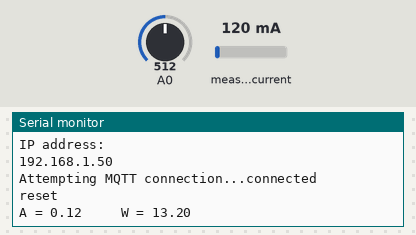
Simulated run of this sketch. Board: ESP8266 (NodeMCU). Parts: the last lines printed to the serial monitor. Inputs (shaded band) come from the test bench; at power-on: measured current 120 mA, A0 = 512. WiFi joins after 1.5 s; servers stay silent unless stated; network time is answered at once with the bench clock; the local clock reads 2024-03-15 10:24:30 at power-on unless the sketch sets it; no MQTT or app messages arrive unless stated.

Above: at 4.7 s.
4.8 s: measured current set to 40 mA
At 5.9 s:
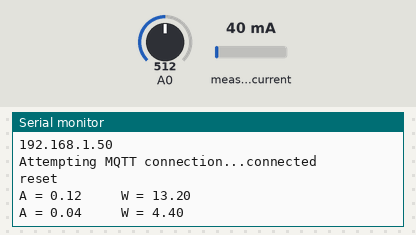
6.4 s: measured current set to 500 mA
At 7.8 s:
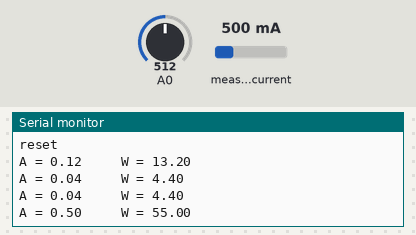
Timing chart, 0 to 9.4 s (numbered marks = the images above; inputs shaded):
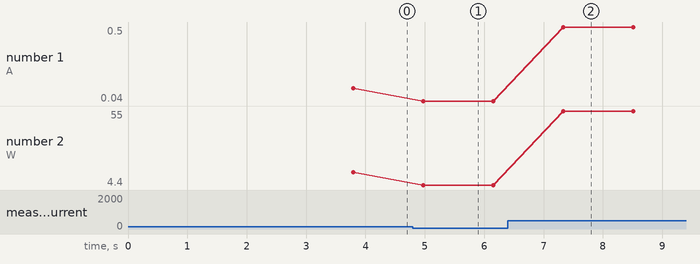

Measured:
- after the input at 4.8 s, the serial monitor: prints a new line after 0.17 s (image 1)
- after the input at 6.4 s, the serial monitor: prints a new line after 0.93 s (image 2)
- plotted number 1: 0.12 → 0.04 after the input at 4.8 s, 0.04 → 0.5 after the input at 6.4 s
- plotted number 2: 13.2 → 4.4 after the input at 4.8 s, 4.4 → 55 after the input at 6.4 s

The sketch:

publisherSensorSCT0013.ino
```cpp
#include <EmonLib.h>
#include <NTPClient.h>
#include <LiquidCrystal.h>
#include <ESP8266WiFi.h>
#include <PubSubClient.h>
#include <ArduinoJson.h>
#include <WiFiUdp.h>


//Time variables
const long utcOffsetInSeconds = 3600;
WiFiUDP ntpUDP;
NTPClient timeClient(ntpUDP, "pool.ntp.org", utcOffsetInSeconds);

//MQTT variables
const char mqtt_user[16] = "user";
const char* mqtt_pass = "pass";
const char* mqtt_server = "o5018d87.en.emqx.cloud";
const char* publish_power = "power";
const char* publish_current = "current";
const char* reset_topic = "reset";

WiFiClient espClient;
PubSubClient client(espClient);

int status = WL_IDLE_STATUS;     // the starting Wifi radio's status

//Set acs712 variables
float Sensibilidad=0.66;
int initial_read;
int rZero;
int sample_duration = 100;

//set sct013 variables
EnergyMonitor energyMonitor;
float voltajeRed = 110.0;


//set //lcd display
//const int rs = D2, en = D3, d4 = D9, d5 = D7, d6 = D6, d7 = D5;
//LiquidCrystal lcd(rs, en, d4, d5, d6, d7);

void setup() {
  //Serial.begin(74880);
  //lcd.begin(16, 2);
  Serial.begin(9600);
  Serial.print(" Arduino Wattmeter");

  // Iniciamos la clase indicando
  // Número de pin: donde tenemos conectado el SCT-013
  // Valor de calibración: valor obtenido de la calibración teórica
  energyMonitor.current(0, 2.6);

  rZero = calibrate();

  delay(2000);
  //lcd.clear();

  setup_wifi(" your WIFI", "pass");
  client.setServer(mqtt_server, 11703);

  timeClient.begin();
}

void loop() {

  if (!client.connected()) {
    reconnect(mqtt_user, mqtt_pass, reset_topic);
  }
  client.loop();

  //get current and power measures
 // double ampsRMS = ac_read(sample_duration, rZero);

  // Obtenemos el valor de la corriente eficaz
  // Pasamos el número de muestras que queremos tomar
  double ampsRMS = energyMonitor.calcIrms(1484);
  //double power = get_power(ampsRMS);
  double power =  ampsRMS * voltajeRed;
  //get current time
  timeClient.update();
  String t = timeClient.getFormattedTime();

  //make json to send to mqtt broker
  DynamicJsonDocument root(1024);
  root["time"] = t;
  root["username"] = mqtt_user;
  root["current"] = ampsRMS;
  root["power"] = power;

  char message[100];
  serializeJson(root, message);

  //print to //lcd screen
   //lcd.setCursor(0, 0);
   //lcd_print(&lcd, ampsRMS, "A=");
   //lcd.setCursor(0, 1);
   //lcd_print(&lcd, power, "W=");

  // Mostramos la información por el monitor serie
  Serial.print("A = ");
  Serial.print(ampsRMS);
  Serial.print("     W = ");
  Serial.println(power);

  //publish readings
  client.publish(publish_current, message);
  delay(1000);

}
```

network.ino
```cpp
void setup_wifi(const char* ssid, const char* pswd) {
  delay(10);
  Serial.println();
  Serial.print("Connecting to ");
  Serial.println(ssid);
  WiFi.begin(ssid, pswd);
  while (WiFi.status() != WL_CONNECTED) {
    delay(500);
    Serial.print(".");
  }
  Serial.println("");
  Serial.println("WiFi connected");
  Serial.println("IP address: ");
  Serial.println(WiFi.localIP());
}
```

powerUtils.ino
```cpp
double ac_read(int sampleDuration, int rZero) {
  int rVal = 0;
  int sampleCount = 0;
  unsigned long rSquaredSum = 0;
  uint32_t startTime = millis();  // take samples for 100ms
  while((millis()-startTime) < sampleDuration)
  {
    rVal = analogRead(A0) - rZero;
    rSquaredSum += rVal * rVal;
    sampleCount++;
  }
  double voltRMS = 5.0 * sqrt(rSquaredSum / sampleCount) / 1024.0;
  double ampsRMS = (voltRMS*66.0);
  return ampsRMS;
}

double get_power(double amps){
  return amps * 110;
}

int calibrate(){
  for( int i=0; i<50; i++){
    initial_read += analogRead(A0);
    millis();
  }
  initial_read /= 50;
  rZero = initial_read;
  return rZero;
}
```

printUtils.ino
```cpp
void lcd_print(LiquidCrystal* lcd, float message, char* type){
  if (message < 10){
    lcd->print(type); lcd->print("  "); lcd->print(message);
  }
  else if (message < 100){
    lcd->print(type); lcd->print(" "); lcd->print(message);
  }
  else if(message < 1000){
    lcd->print(type); lcd->print(message);
  }
}
```

pubsub.ino
```cpp
void reconnect(const char* mqttUser, const char* mqttPass, const char* resetTopic) {
  // Loop until we're reconnected

  Serial.print("Attempting MQTT connection...");
  // Create a random client ID
  String clientId = "esp8266-demo-01";

  // Attempt to connect
  if (client.connect(clientId.c_str(), mqttUser, mqttPass)) {
    Serial.println("connected");
    // Once connected, publish an announcement...
    client.publish(resetTopic, "reset");
    Serial.println("reset");
  } else {
    Serial.print("failed, rc=");
    Serial.print(client.state());
    Serial.println(" retrying in 5 seconds");
    // Wait 5 seconds before retrying
    delay(5000);
  }
}
```
